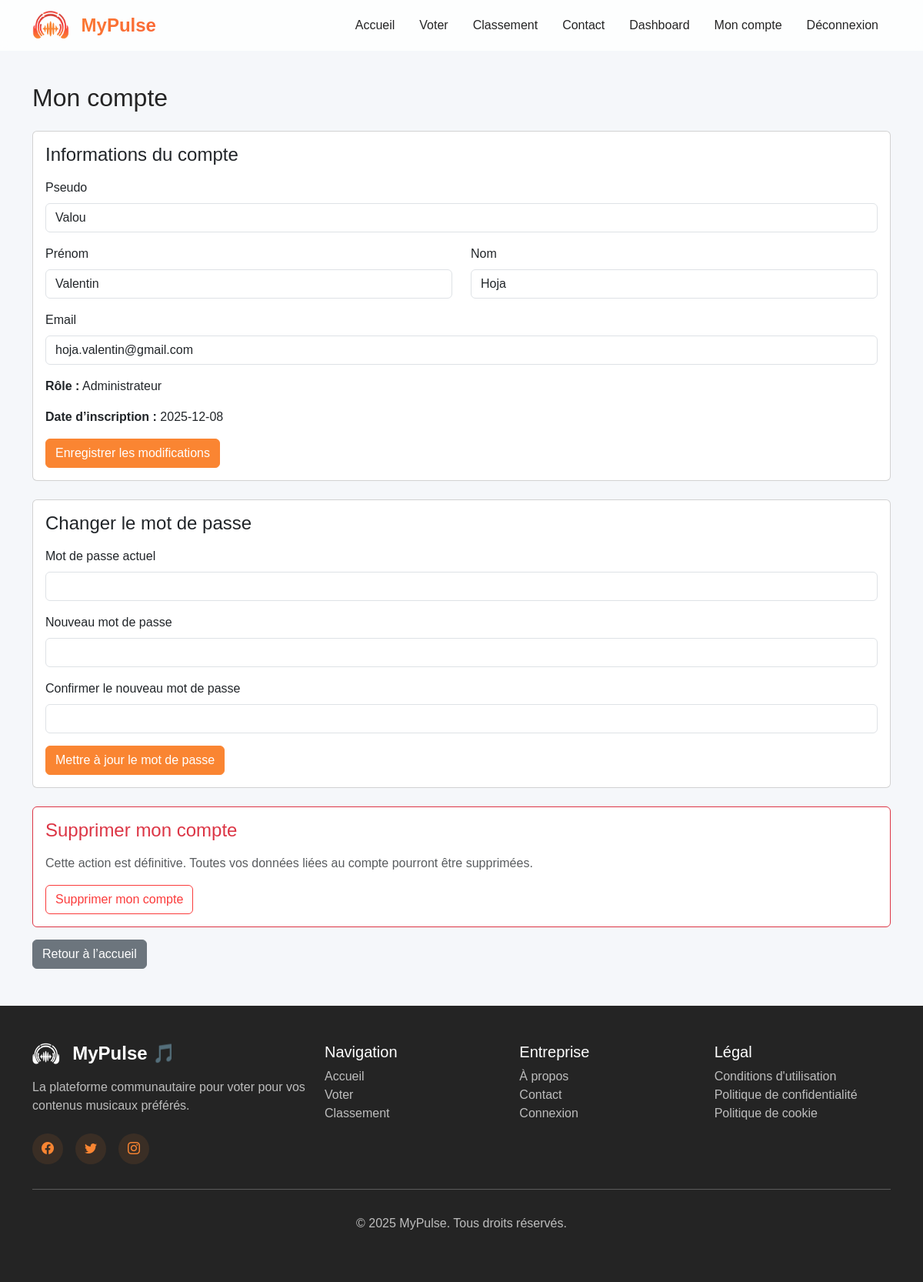
The page /login/mon_compte.php (signed in) on the database as committed earlier.
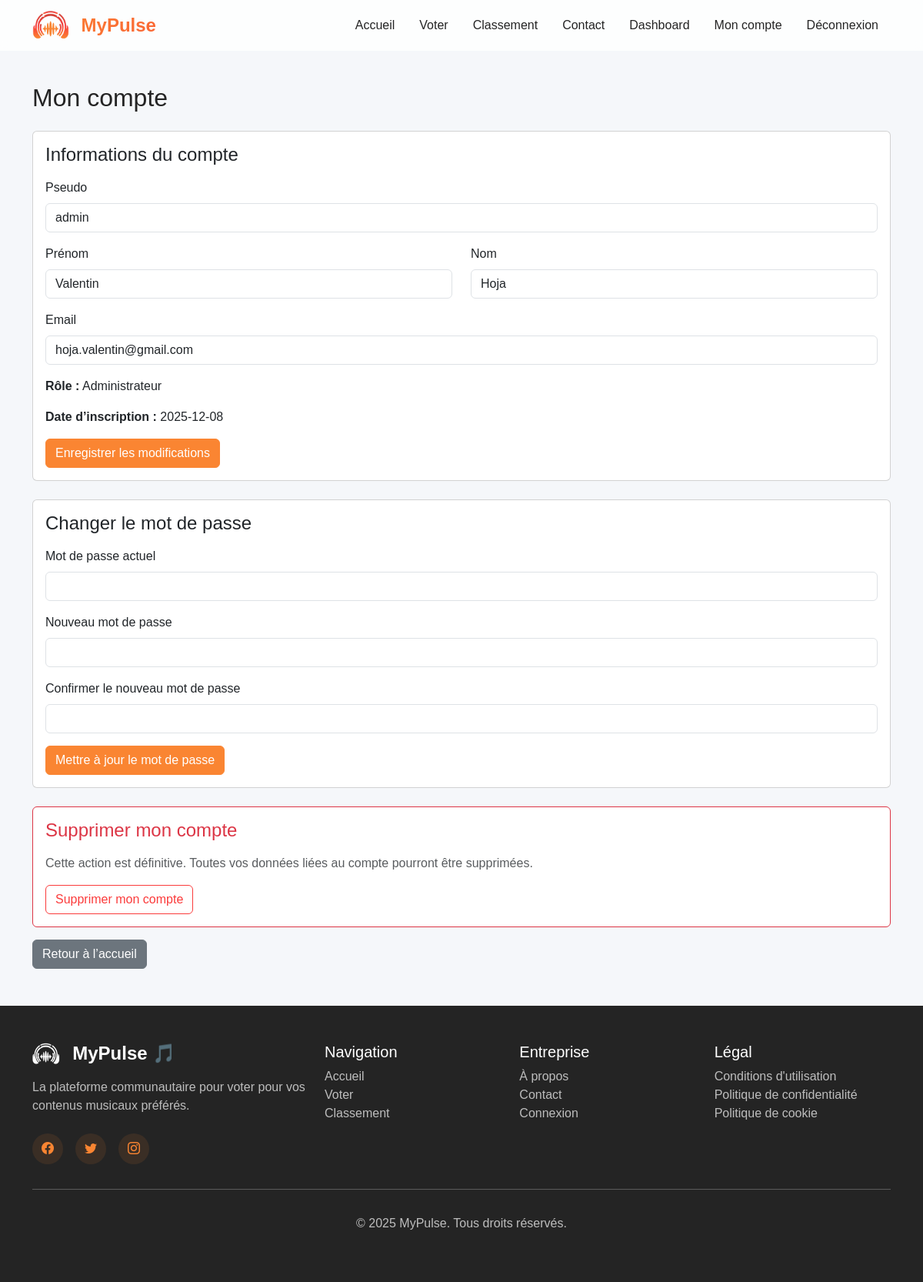
The same page on the database as committed later.
### tables this page shows
CREATE TABLE IF NOT EXISTS `utilisateur` (
  `UserID` int NOT NULL AUTO_INCREMENT,
  `UserPseudo` varchar(100) NOT NULL,
  `UserName` varchar(100) NOT NULL,
  `UserSurname` varchar(100) NOT NULL,
  `UserMail` varchar(150) NOT NULL,
  `UserPassword` varchar(255) NOT NULL,
  `reset_token` varchar(255) DEFAULT NULL,
  `reset_expire` datetime DEFAULT NULL,
  `Role` enum('admin','invite','certifie','basique') NOT NULL DEFAULT 'invite',
  `DateInscription` date NOT NULL DEFAULT (curdate()),
  `Token` varchar(255) NOT NULL,
  PRIMARY KEY (`UserID`),
  UNIQUE KEY `UserMail` (`UserMail`),
  UNIQUE KEY `Token` (`Token`),
  KEY `idx_role` (`Role`),
  KEY `idx_mail` (`UserMail`)
);

### class/User.php (called while the page is built, shortened)
<?php
class User
{
    public static function findById(int $id): ?User
    {
        $pdo = Database::getConnection();
        $stmt = $pdo->prepare("
            SELECT UserID, UserPseudo, UserName, UserSurname, UserMail, UserPassword, Role, Token, DateInscription
            FROM utilisateur
            WHERE UserID = ?
        ");
        $stmt->execute([$id]);
        $row = $stmt->fetch(PDO::FETCH_ASSOC);
        return self::fromRow($row);
    }
    private static function fromRow(array $row): User
    {
        $u = new User();
        $u->id              = (int)$row['UserID'];
        $u->pseudo          = $row['UserPseudo'];
        $u->firstName       = $row['UserName'];
        $u->lastName        = $row['UserSurname'];
        $u->email           = $row['UserMail'];
        $u->passwordHash    = $row['UserPassword'];
        $u->role            = $row['Role'];
        $u->token           = $row['Token'];
        $u->dateInscription = $row['DateInscription'] ?? null;
        return $u;
    }
}

### login/mon_compte.php (the view, shortened to what this page needs)
<?php
require_once __DIR__ . '/../class/User.php';
function roleLabel(string $role): string {
    switch ($role) {
        case 'admin':    return 'Administrateur';
    }
}
?>
<!DOCTYPE html>
<html lang="fr">
<head>
    <link href="https://cdn.jsdelivr.net/npm/bootstrap@5.3.0/dist/css/bootstrap.min.css" rel="stylesheet">
    <link rel="stylesheet" href="https://cdn.jsdelivr.net/npm/bootstrap-icons@1.10.0/font/bootstrap-icons.css">
    <link rel="stylesheet" href="../style/style.css">
</head>
<body>
    <?php require '../index/header.php'; ?>
    <section class="py-5" style="margin-top: 60px;">
        <div class="container" >
            <h2 class="mb-4" >Mon compte</h2>
            <div class="card mb-4">
                <div class="card-body">
                    <h4 class="mb-3">Informations du compte</h4>
                    <form method="post">
                        <div class="mb-3">
                            <label class="form-label">Pseudo</label>
                            <input type="text" name="UserPseudo" class="form-control"
                                value="<?php echo htmlspecialchars($currentUser->pseudo); ?>" required>
                        </div>
                        <div class="row">
                            <div class="col-md-6 mb-3">
                                <label class="form-label">Prénom</label>
                                <input type="text" name="UserName" class="form-control"
                                    value="<?php echo htmlspecialchars($currentUser->firstName); ?>" required>
                            </div>
                            <div class="col-md-6 mb-3">
                                <label class="form-label">Nom</label>
                                <input type="text" name="UserSurname" class="form-control"
                                    value="<?php echo htmlspecialchars($currentUser->lastName); ?>" required>
                            </div>
                        </div>
                        <div class="mb-3">
                            <label class="form-label">Email</label>
                            <input type="email" name="UserMail" class="form-control"
                                value="<?php echo htmlspecialchars($currentUser->email); ?>" required>
                        </div>
                        <p><strong>Rôle :</strong> <?php echo htmlspecialchars(roleLabel($currentUser->role)); ?></p>
                        <?php if ($currentUser->dateInscription): ?>
                            <p><strong>Date d’inscription :</strong>
                                <?php echo htmlspecialchars($currentUser->dateInscription); ?>
                            </p>
                        <?php endif; ?>
                        <button type="submit" class="btn account-btn-primary">Enregistrer les modifications</button>
                    </form>
                </div>
            </div>
            <div class="card mb-4">
                <div class="card-body">
                    <h4 class="mb-3">Changer le mot de passe</h4>
                    <form method="post">
                        <div class="mb-3">
                            <label class="form-label">Mot de passe actuel</label>
                            <input type="password" name="currentPassword" class="form-control" required>
                        </div>
                        <div class="mb-3">
                            <label class="form-label">Nouveau mot de passe</label>
                            <input type="password" name="newPassword" class="form-control" required>
                        </div>
                        <div class="mb-3">
                            <label class="form-label">Confirmer le nouveau mot de passe</label>
                            <input type="password" name="confirmNewPassword" class="form-control" required>
                        </div>
                        <button type="submit" class="btn account-btn-primary">Mettre à jour le mot de passe</button>
                    </form>
                </div>
            </div>
            <div class="card border-danger">
                <div class="card-body">
                    <h4 class="mb-3 text-danger">Supprimer mon compte</h4>
                    <p class="text-muted">
                        Cette action est définitive. Toutes vos données liées au compte pourront être supprimées.
                    </p>
                    <form method="post" onsubmit="return confirm('Supprimer définitivement votre compte ?');">
                        <button type="submit" class="btn account-btn-danger">Supprimer mon compte</button>
                    </form>
                </div>
            </div>
            <div class="mt-3">
                <a href="../index/index.php" class="btn btn-secondary">Retour à l’accueil</a>
            </div>
        </div>
    </section>
    <?php require '../index/footer.php'; ?>
</body>
</html>

### index/header.php (shortened to what this page needs)
<?php
require_once __DIR__ . '/../class/User.php';
$currentUser = isset($_SESSION['user_id']) ? User::findById((int)$_SESSION['user_id']) : null;
?>
<nav class="navbar navbar-expand-lg navbar-light fixed-top">
    <div class="container">
        <a class="navbar-brand d-flex align-items-center" href="../index/index.php">
            <img id="logo" src="../icons/logos/MyPulse-removebg-preview.png" alt="My Pulse Logo" height="40" class="me-2">
            <span class="fw-bold">MyPulse</span>
        </a>
        <ul class="navbar-nav ms-auto">
            <li class="nav-item">
                <a class="nav-link active" href="../index/index.php">Accueil</a>
            </li>
            <?php if (isset($_SESSION['user_id'])): ?>
                <?php if ($currentUser && in_array($currentUser->role, ['basique', 'admin', 'certifie'])): ?>
                    <li class="nav-item">
                        <a class="nav-link" href="../vote/voter.php">Voter</a>
                    </li>
                <?php endif; ?>
            <?php endif; ?>
            <li class="nav-item"><a class="nav-link" href="../vote/classement.php">Classement</a></li>
            <li class="nav-item"><a class="nav-link" href="../index/contact.php">Contact</a></li>
            <?php if (isset($_SESSION['user_id'])): ?>
                <?php if ($currentUser && $currentUser->role === 'admin'): ?>
                    <li class="nav-item">
                        <a class="nav-link" href="../login/dashboard.php">Dashboard</a>
                    </li>
                <?php endif; ?>
                <li class="nav-item">
                    <a class="nav-link" href="../login/mon_compte.php">Mon compte</a>
                </li>
                <li class="nav-item">
                    <a class="nav-link" href="../login/logout.php">Déconnexion</a>
                </li>
            <?php else: ?>
                <li class="nav-item">
                    <a class="nav-link" href="../login/connexion.php">Connexion</a>
                </li>
            <?php endif; ?>
        </ul>
    </div>
</nav>

### index/footer.php (shortened to what this page needs)
<?php
require_once __DIR__ . '/../class/User.php';
?>
<footer class="footer py-5">
    <div class="container">
        <div class="row">
            <div class="col-lg-4 mb-4 mb-lg-0">
                <h5 class="footer-title">
                    <img src="../icons/logos/MyPulse_White-removebg-preview.png" alt="MyPulse" height="30" style="margin-right: 10px;">
                    MyPulse 🎵
                </h5>
                <p class="footer-description">La plateforme communautaire pour voter pour vos contenus musicaux préférés.</p>
                <div class="social-links">
                    <a href="#" class="social-link"><i class="bi bi-facebook"></i></a>
                    <a href="#" class="social-link"><i class="bi bi-twitter"></i></a>
                    <a href="#" class="social-link"><i class="bi bi-instagram"></i></a>
                </div>
            </div>
            <div class="col-lg-8">
                <div class="row">
                    <div class="col-md-4">
                        <h5>Navigation</h5>
                        <ul style="list-style: none; padding: 0;">
                            <li><a href="../index/index.php" style="color: rgba(255,255,255,0.7); text-decoration: none;">Accueil</a></li>
                            <li><a href="../login/redir_vote.php" style="color: rgba(255,255,255,0.7); text-decoration: none;">Voter</a></li>
                            <li><a href="../vote/classement.php" style="color: rgba(255,255,255,0.7); text-decoration: none;">Classement</a></li>
                        </ul>
                    </div>
                    <div class="col-md-4">
                        <h5>Entreprise</h5>
                        <ul style="list-style: none; padding: 0;">
                            <li><a href="#" onclick="event.preventDefault(); openPageModal('../pages/about.php', 'À propos')" style="color: rgba(255,255,255,0.7); text-decoration: none;">À propos</a></li>
                            <li><a href="../index/contact.php" style="color: rgba(255,255,255,0.7); text-decoration: none;">Contact</a></li>
                            <li><a href="../login/connexion.php" style="color: rgba(255,255,255,0.7); text-decoration: none;">Connexion</a></li>
                        </ul>
                    </div>
                    <div class="col-md-4">
                        <h5>Légal</h5>
                        <ul style="list-style: none; padding: 0%;">
                            <li><a href="#" onclick="event.preventDefault(); openPageModal('../pages/terms_of_use.php', 'Conditions d\'utilisation')" style="color: rgba(255,255,255,0.7); text-decoration: none;">Conditions d'utilisation</a></li>
                            <li><a href="#" onclick="event.preventDefault(); openPageModal('../pages/privacy_policy.php', 'Politique de confidentialité')" style="color: rgba(255,255,255,0.7); text-decoration: none;">Politique de confidentialité</a></li>
                            <li><a href="#" onclick="event.preventDefault(); openPageModal('../pages/cookies_policy.php', 'Politique de cookie')" style="color: rgba(255,255,255,0.7); text-decoration: none;">Politique de cookie</a></li>
                        </ul>
                    </div>
                </div>
            </div>
        </div>
        <hr style="background-color: rgba(255,255,255,0.1); margin: 2rem 0;">
        <div class="text-center" style="color: rgba(255,255,255,0.7);">
            <p>© 2025 MyPulse. Tous droits réservés.</p>
        </div>
    </div>
</footer>

### style/style.css (style rules this page uses)
:root { --primary-color: #Fa8532; --secondary-color: #FB3B3B; --accent-color: #Fa6535; --dark-color: #242424; --light-color: #ffffff; --gray-color: #d14134; --light-gray: #f8f9fa; --border-radius: 10px; --box-shadow: 0 10px 30px rgba(250, 133, 50, 0.1); --transition: all 0.3s ease; }
body { font-family: "Raleway", sans-serif; color: var(--dark-color); background-color: #f5f7fa; overflow-x: hidden; }
.navbar { padding: 0.5rem 0; transition: var(--transition); background-color: rgba(255, 255, 255, 0.8); -webkit-backdrop-filter: blur(10px); backdrop-filter: blur(7px); }
.navbar-brand { font-weight: 700; font-size: 1.5rem; display: flex; align-items: center; gap: 0.5rem; background: linear-gradient(135deg, var(--primary-color), var(--accent-color)); -webkit-background-clip: text; -webkit-text-fill-color: transparent; background-clip: text; transition: var(--transition); }
.nav-link { font-weight: 500; padding: 0.5rem 1rem !important; transition: var(--transition); position: relative; color: var(--dark-color) !important; }
.nav-link::after { content: ""; position: absolute; bottom: 0; left: 50%; width: 0; height: 2px; background-color: var(--primary-color); transition: var(--transition); transform: translateX(-50%); }
.footer { background-color: var(--dark-color); color: white; }
.footer-title { font-size: 1.5rem; font-weight: 700; margin-bottom: 1rem; }
.footer-description { color: rgba(255, 255, 255, 0.7); margin-bottom: 1.5rem; }
.social-links { display: flex; gap: 1rem; }
.social-link { width: 40px; height: 40px; background-color: rgba(250, 133, 50, 0.1); border-radius: 50%; display: flex; align-items: center; justify-content: center; color: var(--primary-color); transition: var(--transition); }
.account-btn-primary, .account-btn-primary:focus { background-color: var(--primary-color); border-color: var(--primary-color); color: #fff; transition: var(--transition); }
.account-btn-danger, .account-btn-danger:focus { border-color: var(--secondary-color); color: var(--secondary-color); background-color: transparent; transition: var(--transition); }

Rows that differ between the two databases and show on the page:
changed utilisateur "Administrateur": UserPseudo "Valou" → "admin"
